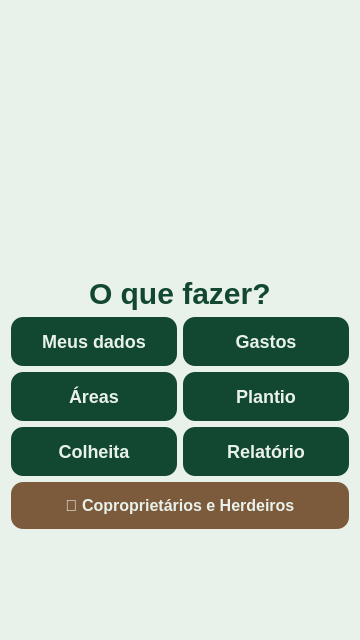
<?xml version="1.0" encoding="UTF-8"?>
<ui version="4.0">
 <class>Form</class>
 <widget class="QWidget" name="Form">
  <property name="geometry"><rect><x>0</x><y>0</y><width>360</width><height>640</height></rect></property>
  <property name="minimumSize"><size><width>360</width><height>640</height></size></property>
  <property name="maximumSize"><size><width>360</width><height>640</height></size></property>
  <property name="windowTitle"><string>Form</string></property>
  <property name="styleSheet">
   <string notr="true">QWidget { background-color: #E9F2EA; font-family: &quot;Roboto Flex&quot;; }
QPushButton { background-color: #124831; color: #E9F2EA; font-family: &quot;Roboto Flex&quot;; font-weight: 700; font-size: 18px; border-radius: 12px; padding: 14px; border: none; }
QPushButton:hover { background-color: #0a3020; }
QPushButton#coowners_button { background-color: #7C5A3C; font-size: 16px; padding: 14px; }
QPushButton#coowners_button:hover { background-color: #5a3e28; }
QLabel#welcome_label { font-weight: 800; font-size: 30px; color: #124831; }
QLabel#presentation_label, QLabel#i_have_account_label { font-weight: 500; font-size: 14px; color: #7C5A3C; }</string>
  </property>
  <layout class="QVBoxLayout" name="verticalLayout_2">
   <item>
    <layout class="QVBoxLayout" name="verticalLayout">
     <item alignment="Qt::AlignmentFlag::AlignHCenter">
      <widget class="QLabel" name="label">
        <property name="minimumSize"><size><width>214</width><height>160</height></size></property>
        <property name="maximumSize"><size><width>214</width><height>160</height></size></property>
       <property name="text"><string/></property>
       <property name="pixmap"><pixmap>images/logo.png</pixmap></property>
       <property name="scaledContents"><bool>true</bool></property>
      </widget>
     </item>
     <item alignment="Qt::AlignmentFlag::AlignHCenter">
      <widget class="QLabel" name="welcome_label">
       <property name="sizePolicy">
        <sizepolicy hsizetype="Preferred" vsizetype="Fixed"><horstretch>0</horstretch><verstretch>0</verstretch></sizepolicy>
       </property>
       <property name="text"><string>O que fazer?</string></property>
      </widget>
     </item>
     <item>
      <layout class="QGridLayout" name="gridLayout">
       <item row="0" column="0">
        <widget class="QPushButton" name="my_data_button">
         <property name="text"><string>Meus dados</string></property>
        </widget>
       </item>
       <item row="0" column="1">
        <widget class="QPushButton" name="expenses_button">
         <property name="text"><string>Gastos</string></property>
        </widget>
       </item>
       <item row="1" column="0">
        <widget class="QPushButton" name="land_button">
         <property name="text"><string>Áreas</string></property>
        </widget>
       </item>
       <item row="1" column="1">
        <widget class="QPushButton" name="planting_button">
         <property name="text"><string>Plantio</string></property>
        </widget>
       </item>
       <item row="2" column="0">
        <widget class="QPushButton" name="harvest_button">
         <property name="text"><string>Colheita</string></property>
        </widget>
       </item>
       <item row="2" column="1">
        <widget class="QPushButton" name="report_button">
         <property name="text"><string>Relatório</string></property>
        </widget>
       </item>
       <item row="3" column="0" colspan="2">
        <widget class="QPushButton" name="coowners_button">
         <property name="text"><string>👥 Coproprietários e Herdeiros</string></property>
        </widget>
       </item>
      </layout>
     </item>
    </layout>
   </item>
  </layout>
 </widget>
 <resources/>
 <connections/>
</ui>
